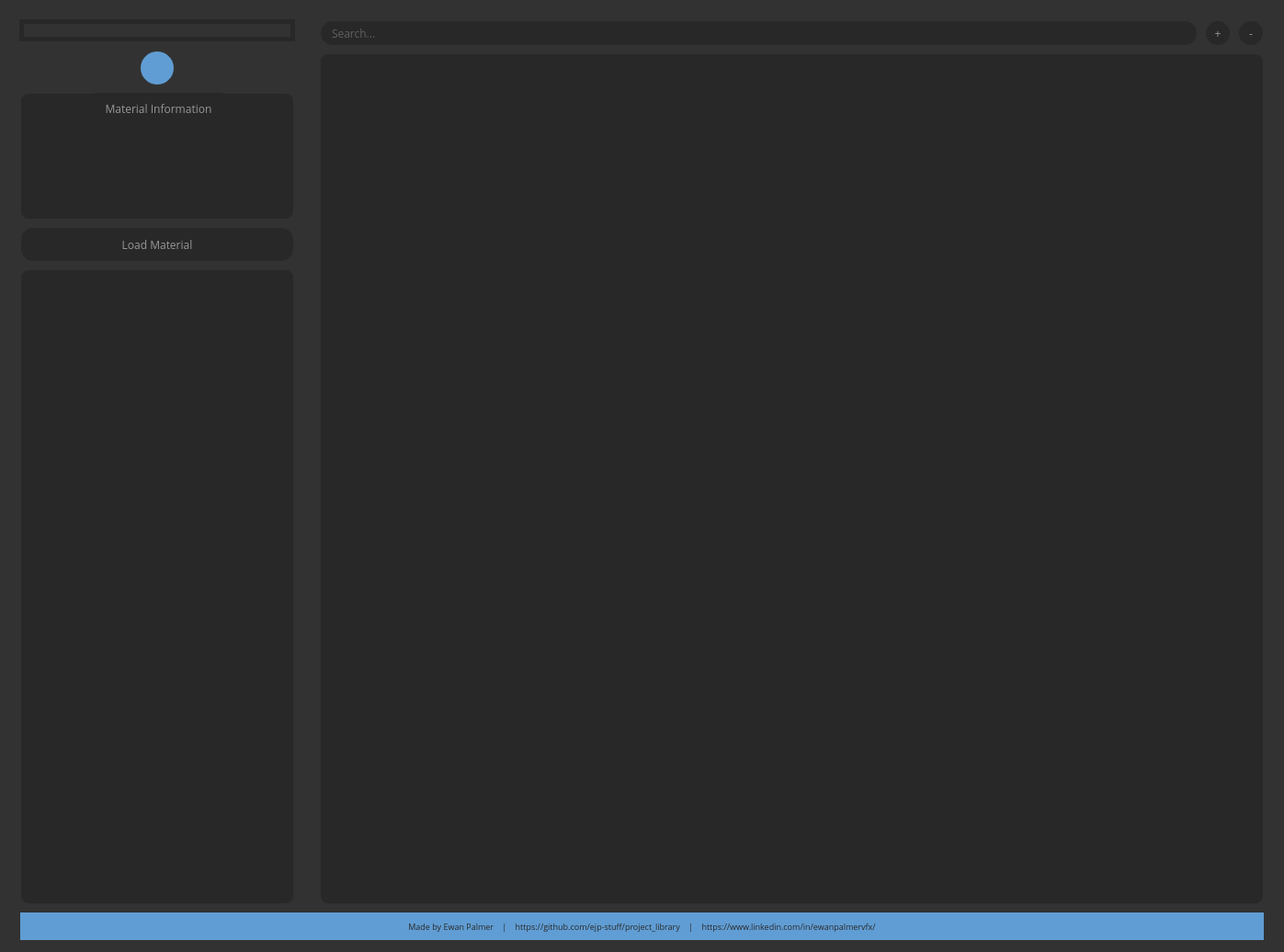
<?xml version="1.0" encoding="UTF-8"?>
<ui version="4.0">
 <class>Form</class>
 <widget class="QWidget" name="Form">
  <property name="geometry">
   <rect>
    <x>0</x>
    <y>0</y>
    <width>1397</width>
    <height>1036</height>
   </rect>
  </property>
  <property name="sizePolicy">
   <sizepolicy hsizetype="Expanding" vsizetype="Preferred">
    <horstretch>0</horstretch>
    <verstretch>0</verstretch>
   </sizepolicy>
  </property>
  <property name="windowTitle">
   <string>Form</string>
  </property>
  <property name="styleSheet">
   <string notr="true">QWidget {
	background-color: rgb(50, 50, 50);
}</string>
  </property>
  <layout class="QVBoxLayout" name="verticalLayout_4">
   <item>
    <spacer name="verticalSpacer">
     <property name="orientation">
      <enum>Qt::Vertical</enum>
     </property>
     <property name="sizeType">
      <enum>QSizePolicy::Fixed</enum>
     </property>
     <property name="sizeHint" stdset="0">
      <size>
       <width>10</width>
       <height>10</height>
      </size>
     </property>
    </spacer>
   </item>
   <item>
    <layout class="QHBoxLayout" name="horizontalLayout">
     <property name="sizeConstraint">
      <enum>QLayout::SetNoConstraint</enum>
     </property>
     <item>
      <spacer name="horizontalSpacer_2">
       <property name="orientation">
        <enum>Qt::Horizontal</enum>
       </property>
       <property name="sizeType">
        <enum>QSizePolicy::Fixed</enum>
       </property>
       <property name="sizeHint" stdset="0">
        <size>
         <width>10</width>
         <height>20</height>
        </size>
       </property>
      </spacer>
     </item>
     <item>
      <layout class="QVBoxLayout" name="verticalLayout">
       <item>
        <widget class="QLabel" name="px_main_thumbnail">
         <property name="styleSheet">
          <string notr="true">QLabel {
	border: 5px solid rgb(40, 40, 40);
}</string>
         </property>
         <property name="text">
          <string/>
         </property>
         <property name="pixmap">
          <pixmap>../../../../../../Users/ewanp/Downloads/material.png</pixmap>
         </property>
         <property name="alignment">
          <set>Qt::AlignCenter</set>
         </property>
        </widget>
       </item>
       <item>
        <spacer name="verticalSpacer_3">
         <property name="orientation">
          <enum>Qt::Vertical</enum>
         </property>
         <property name="sizeType">
          <enum>QSizePolicy::Minimum</enum>
         </property>
         <property name="sizeHint" stdset="0">
          <size>
           <width>20</width>
           <height>3</height>
          </size>
         </property>
        </spacer>
       </item>
       <item alignment="Qt::AlignHCenter|Qt::AlignVCenter">
        <widget class="QPushButton" name="snapshot_button">
         <property name="sizePolicy">
          <sizepolicy hsizetype="Maximum" vsizetype="Maximum">
           <horstretch>0</horstretch>
           <verstretch>0</verstretch>
          </sizepolicy>
         </property>
         <property name="minimumSize">
          <size>
           <width>40</width>
           <height>40</height>
          </size>
         </property>
         <property name="focusPolicy">
          <enum>Qt::NoFocus</enum>
         </property>
         <property name="styleSheet">
          <string notr="true">QPushButton {
    border: 2px solid rgb(50, 50, 50);
    border-radius: 20px;
    background-color: rgb(96, 157, 212); 
}
QPushButton:hover {
    background-color: rgb(70, 120, 190);   
}
QPushButton:pressed {
    background-color: rgb(30, 30, 30);   
}</string>
         </property>
         <property name="text">
          <string/>
         </property>
         <property name="iconSize">
          <size>
           <width>22</width>
           <height>22</height>
          </size>
         </property>
        </widget>
       </item>
       <item>
        <widget class="QGroupBox" name="information_group">
         <property name="sizePolicy">
          <sizepolicy hsizetype="Minimum" vsizetype="Maximum">
           <horstretch>0</horstretch>
           <verstretch>0</verstretch>
          </sizepolicy>
         </property>
         <property name="minimumSize">
          <size>
           <width>0</width>
           <height>140</height>
          </size>
         </property>
         <property name="styleSheet">
          <string notr="true">QGroupBox {
    border: 2px solid rgb(50, 50, 50);
    border-radius: 10px;
    background-color: rgb(40, 40, 40);
    color: rgb(150, 150, 150);
    font-family: Open Sans;
}
QGroupBox:title {
    subcontrol-origin: margin;
    subcontrol-position: top center;
    padding-left: 10px;
    padding-right: 10px;
    padding-top: 10px;
}</string>
         </property>
         <property name="title">
          <string>Material Information</string>
         </property>
         <property name="alignment">
          <set>Qt::AlignCenter</set>
         </property>
        </widget>
       </item>
       <item>
        <widget class="QPushButton" name="load_button">
         <property name="sizePolicy">
          <sizepolicy hsizetype="Minimum" vsizetype="Maximum">
           <horstretch>0</horstretch>
           <verstretch>0</verstretch>
          </sizepolicy>
         </property>
         <property name="minimumSize">
          <size>
           <width>300</width>
           <height>40</height>
          </size>
         </property>
         <property name="maximumSize">
          <size>
           <width>340</width>
           <height>16777215</height>
          </size>
         </property>
         <property name="focusPolicy">
          <enum>Qt::NoFocus</enum>
         </property>
         <property name="styleSheet">
          <string notr="true">QPushButton {
    border: 2px solid rgb(50, 50, 50);
    border-radius: 15px;
    background-color: rgb(40, 40, 40);
    color: rgb(150, 150, 150);
    font-family: Open Sans;
}
QPushButton:hover {
    background-color: rgb(96, 157, 212);   
    color: rgb(50, 50, 50)
}
QPushButton:pressed {
    background-color: rgb(30, 30, 30);   
}</string>
         </property>
         <property name="text">
          <string>Load Material</string>
         </property>
        </widget>
       </item>
       <item>
        <widget class="QTreeView" name="type_tree">
         <property name="sizePolicy">
          <sizepolicy hsizetype="Minimum" vsizetype="Expanding">
           <horstretch>0</horstretch>
           <verstretch>0</verstretch>
          </sizepolicy>
         </property>
         <property name="minimumSize">
          <size>
           <width>300</width>
           <height>393</height>
          </size>
         </property>
         <property name="maximumSize">
          <size>
           <width>340</width>
           <height>16777215</height>
          </size>
         </property>
         <property name="styleSheet">
          <string notr="true">QTreeView {
	border: 2px solid rgb(50, 50, 50);
	border-radius: 10px;
	background-color: rgb(40, 40, 40);
}</string>
         </property>
        </widget>
       </item>
      </layout>
     </item>
     <item>
      <spacer name="horizontalSpacer">
       <property name="orientation">
        <enum>Qt::Horizontal</enum>
       </property>
       <property name="sizeType">
        <enum>QSizePolicy::Fixed</enum>
       </property>
       <property name="sizeHint" stdset="0">
        <size>
         <width>20</width>
         <height>20</height>
        </size>
       </property>
      </spacer>
     </item>
     <item>
      <layout class="QVBoxLayout" name="verticalLayout_3">
       <item>
        <layout class="QHBoxLayout" name="horizontalLayout_2">
         <item>
          <widget class="QLineEdit" name="shader_search">
           <property name="sizePolicy">
            <sizepolicy hsizetype="Minimum" vsizetype="Minimum">
             <horstretch>0</horstretch>
             <verstretch>0</verstretch>
            </sizepolicy>
           </property>
           <property name="minimumSize">
            <size>
             <width>0</width>
             <height>30</height>
            </size>
           </property>
           <property name="focusPolicy">
            <enum>Qt::ClickFocus</enum>
           </property>
           <property name="styleSheet">
            <string notr="true">QLineEdit {
border: 2px solid rgb(50, 50, 50);
border-radius: 15px;
background-color: rgb(40, 40, 40);
padding-left: 10px;
padding-right: 10px;
color: rgb(150, 150, 150);
font-family: Open Sans;
}</string>
           </property>
           <property name="placeholderText">
            <string>Search...</string>
           </property>
          </widget>
         </item>
         <item>
          <widget class="QPushButton" name="add_button">
           <property name="sizePolicy">
            <sizepolicy hsizetype="Maximum" vsizetype="Maximum">
             <horstretch>0</horstretch>
             <verstretch>0</verstretch>
            </sizepolicy>
           </property>
           <property name="maximumSize">
            <size>
             <width>30</width>
             <height>30</height>
            </size>
           </property>
           <property name="focusPolicy">
            <enum>Qt::NoFocus</enum>
           </property>
           <property name="styleSheet">
            <string notr="true">QPushButton {
    border: 2px solid rgb(50, 50, 50);
    border-radius: 15px;
    background-color: rgb(40, 40, 40);
    color: rgb(150, 150, 150);
    font-family: Open Sans;
}
QPushButton:hover {
    background-color: rgb(96, 157, 212);   
    color: rgb(50, 50, 50)
}
QPushButton:pressed {
    background-color: rgb(30, 30, 30);   
}</string>
           </property>
           <property name="text">
            <string>+</string>
           </property>
          </widget>
         </item>
         <item>
          <widget class="QPushButton" name="remove_button">
           <property name="sizePolicy">
            <sizepolicy hsizetype="Maximum" vsizetype="Maximum">
             <horstretch>0</horstretch>
             <verstretch>0</verstretch>
            </sizepolicy>
           </property>
           <property name="maximumSize">
            <size>
             <width>30</width>
             <height>30</height>
            </size>
           </property>
           <property name="focusPolicy">
            <enum>Qt::NoFocus</enum>
           </property>
           <property name="styleSheet">
            <string notr="true">QPushButton {
    border: 2px solid rgb(50, 50, 50);
    border-radius: 15px;
    background-color: rgb(40, 40, 40);
    color: rgb(150, 150, 150);
    font-family: Open Sans;
}
QPushButton:hover {
    background-color: rgb(96, 157, 212);   
    color: rgb(50, 50, 50)
}
QPushButton:pressed {
    background-color: rgb(30, 30, 30);   
}</string>
           </property>
           <property name="text">
            <string>-</string>
           </property>
          </widget>
         </item>
        </layout>
       </item>
       <item>
        <widget class="QListWidget" name="shader_list">
         <property name="focusPolicy">
          <enum>Qt::NoFocus</enum>
         </property>
         <property name="styleSheet">
          <string notr="true">QListWidget {
	border: 2px solid rgb(50, 50, 50);
	border-radius: 10px;
	background-color: rgb(40, 40, 40);
}</string>
         </property>
        </widget>
       </item>
      </layout>
     </item>
     <item>
      <spacer name="horizontalSpacer_3">
       <property name="orientation">
        <enum>Qt::Horizontal</enum>
       </property>
       <property name="sizeType">
        <enum>QSizePolicy::Fixed</enum>
       </property>
       <property name="sizeHint" stdset="0">
        <size>
         <width>10</width>
         <height>20</height>
        </size>
       </property>
      </spacer>
     </item>
    </layout>
   </item>
   <item alignment="Qt::AlignHCenter">
    <widget class="QLabel" name="label">
     <property name="sizePolicy">
      <sizepolicy hsizetype="Minimum" vsizetype="Maximum">
       <horstretch>0</horstretch>
       <verstretch>0</verstretch>
      </sizepolicy>
     </property>
     <property name="minimumSize">
      <size>
       <width>1357</width>
       <height>34</height>
      </size>
     </property>
     <property name="maximumSize">
      <size>
       <width>10000</width>
       <height>16777215</height>
      </size>
     </property>
     <property name="font">
      <font>
       <family>Open Sans</family>
       <pointsize>7</pointsize>
      </font>
     </property>
     <property name="styleSheet">
      <string notr="true">QLabel {
    border: 2px solid rgb(50, 50, 50);
    border-radius: 20px;
    background-color: rgb(96, 157, 212); 
	color: rgb(40, 40, 40);
    font-family: Open Sans;
}</string>
     </property>
     <property name="text">
      <string>Made by Ewan Palmer    |    https://github.com/ejp-stuff/project_library    |    https://www.linkedin.com/in/ewanpalmervfx/</string>
     </property>
     <property name="alignment">
      <set>Qt::AlignCenter</set>
     </property>
    </widget>
   </item>
  </layout>
 </widget>
 <resources/>
 <connections/>
</ui>
